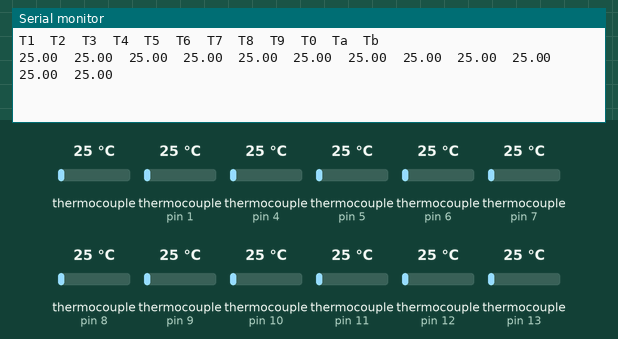
Simulated run of this sketch. Board: Arduino Uno, built with avr-gcc and run on an emulated ATmega328P. Parts: the last lines printed to the serial monitor. The test bench sets the inputs (shaded band); at power-on: thermocouple 25 °C, thermocouple (sensors on pin 1, pin 4, pin 5, pin 6, pin 7, pin 8, pin 9, pin 10, pin 11, pin 12, pin 13) 25 °C.

Above: at 1.7 s.
1.8 s: thermocouple (sensor 0) set to 6 °C
At 11.2 s:
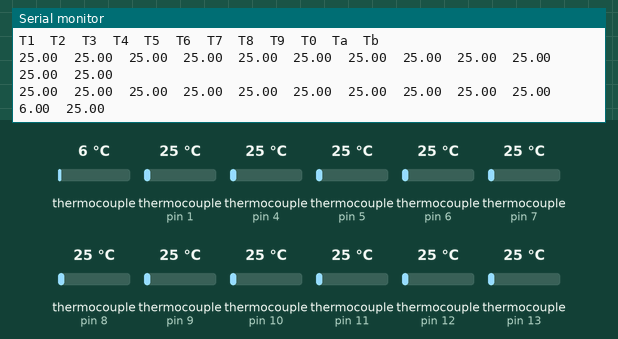
11.8 s: thermocouple (sensor on pin 1) set to 6 °C
At 21.5 s:
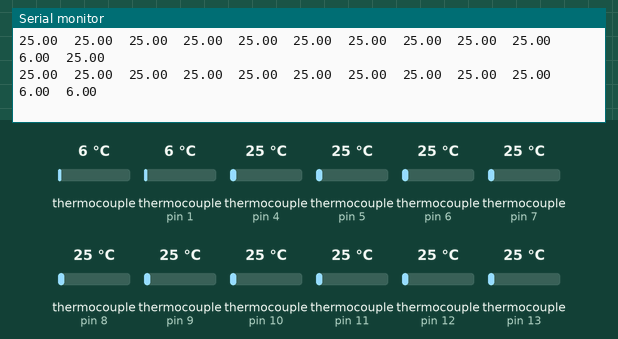
21.8 s: thermocouple (sensor on pin 4) set to 6 °C
At 30.9 s:
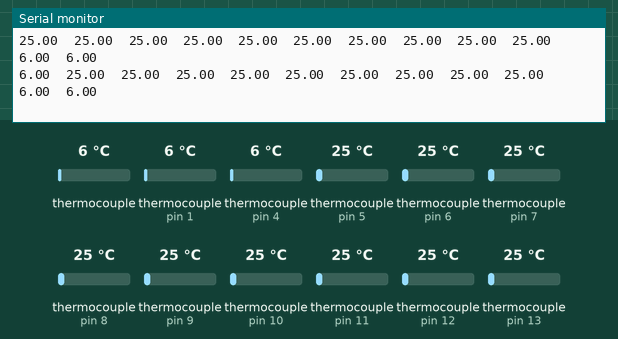
31.8 s: thermocouple (sensor on pin 5) set to 6 °C
At 41.4 s:
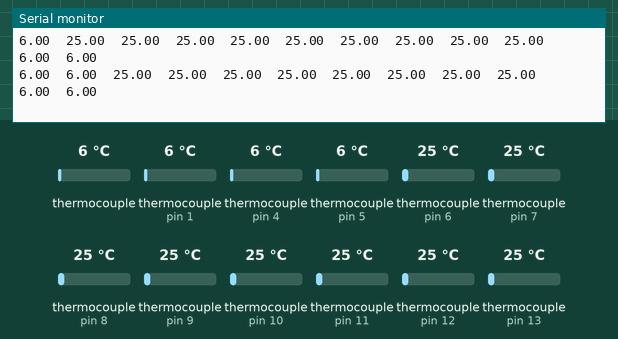
41.8 s: thermocouple (sensor on pin 6) set to 6 °C
At 51.5 s:
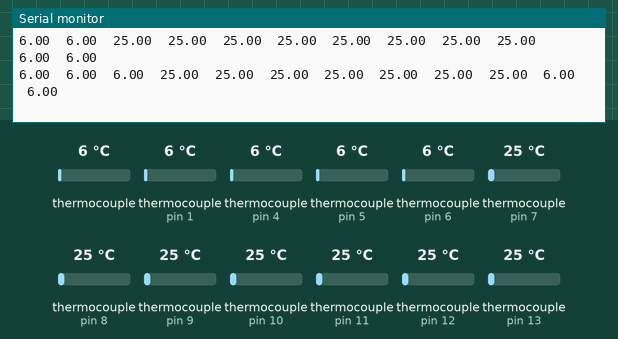
51.8 s: thermocouple (sensor on pin 7) set to 6 °C
At 61.2 s:
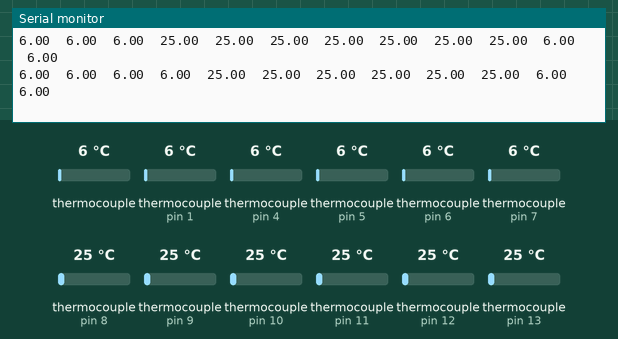

The sketch:

thermocouple.ino
```cpp
#include "max6675.h"

int n;
double valor;
int thermoDO = 2;
int thermoCLK = 3;
int thermoCS1 = 4;
int thermoCS2 = 5;
int thermoCS3 = 6;
int thermoCS4 = 7;
int thermoCS5 = 8;
int thermoCS6 = 9;
int thermoCS7 = 10;
int thermoCS8 = 11;
int thermoCS9 = 12;
int thermoCS0 = 13;
int thermoCSA = 0;
int thermoCSB = 1;
double samplerate_ms = 10000;

MAX6675 thermocouple1(thermoCLK, thermoCS1, thermoDO);
MAX6675 thermocouple2(thermoCLK, thermoCS2, thermoDO);
MAX6675 thermocouple3(thermoCLK, thermoCS3, thermoDO);
MAX6675 thermocouple4(thermoCLK, thermoCS4, thermoDO);
MAX6675 thermocouple5(thermoCLK, thermoCS5, thermoDO);
MAX6675 thermocouple6(thermoCLK, thermoCS6, thermoDO);
MAX6675 thermocouple7(thermoCLK, thermoCS7, thermoDO);
MAX6675 thermocouple8(thermoCLK, thermoCS8, thermoDO);
MAX6675 thermocouple9(thermoCLK, thermoCS9, thermoDO);
MAX6675 thermocouple0(thermoCLK, thermoCS0, thermoDO);
MAX6675 thermocoupleA(thermoCLK, thermoCSA, thermoDO);
MAX6675 thermocoupleB(thermoCLK, thermoCSB, thermoDO);

void setup() {
  //Serial.begin(9600);
  Serial.begin(38400);

  //Serial.println("MAX6675");
  Serial.println("T1\tT2\tT3\tT4\tT5\tT6\tT7\tT8\tT9\tT0\tTa\tTb");
  // wait for MAX chip to stabilize
  delay(500);
}

void loop() {
   //Serial.print(n);
   //Serial.print(":\t");
   valor = thermocouple1.readCelsius();
   Serial.print(valor);
   Serial.print("\t");
   valor = thermocouple2.readCelsius();
   Serial.print(valor);
   Serial.print("\t");
   valor = thermocouple3.readCelsius();
   Serial.print(valor);
   Serial.print("\t");
   valor = thermocouple4.readCelsius();
   Serial.print(valor);
   Serial.print("\t");
   valor = thermocouple5.readCelsius();
   Serial.print(valor);
   Serial.print("\t");
   valor = thermocouple6.readCelsius();
   Serial.print(valor);
   Serial.print("\t");
   valor = thermocouple7.readCelsius();
   Serial.print(valor);
   Serial.print("\t");
   valor = thermocouple8.readCelsius();
   Serial.print(valor);
   Serial.print("\t");
   valor = thermocouple9.readCelsius();
   Serial.print(valor);
   Serial.print("\t");
   valor = thermocouple0.readCelsius();
   Serial.print(valor);
   Serial.print("\t");
   valor = thermocoupleA.readCelsius();
   Serial.print(valor);
   Serial.print("\t");
   valor = thermocoupleB.readCelsius();
   Serial.println(valor);
   n = n+1;
   delay(samplerate_ms);
}
```

Measured:
- after the input at 1.8 s, the serial monitor: prints a new line after 8.7 s (image 1)
- after the input at 11.8 s, the serial monitor: prints a new line after 8.7 s (image 2)
- after the input at 21.8 s, the serial monitor: prints a new line after 8.7 s (image 3)
- after the input at 31.8 s, the serial monitor: prints a new line after 8.8 s (image 4)
- after the input at 41.8 s, the serial monitor: prints a new line after 8.8 s (image 5)
- after the input at 51.8 s, the serial monitor: prints a new line after 8.8 s (image 6)
